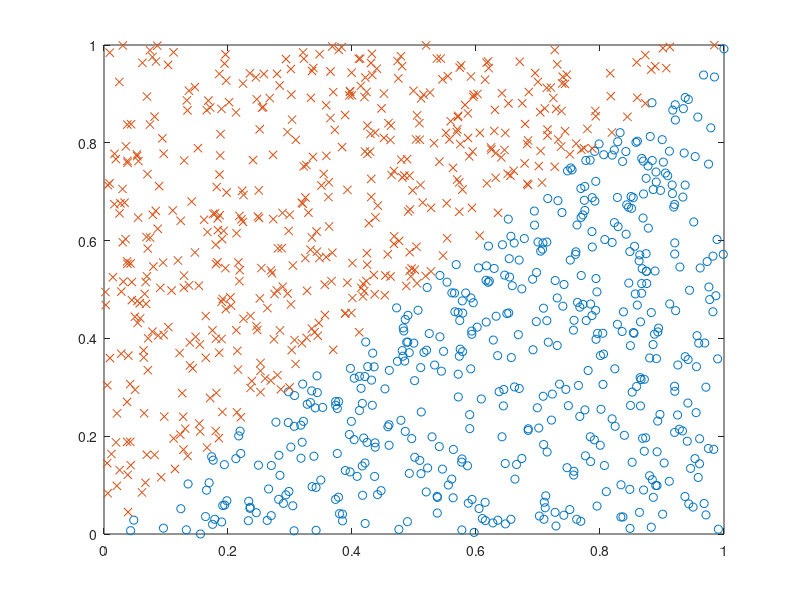

This figure's MATLAB source: (Note: this script raises an error after producing the figure.)
clear
clc
close all
%% prepare data
N_train = 1000;
N_test = 100;
train_X = single(rand(1,1,2,N_train)); 
train_Y = squeeze(single(train_X(:,:,2,:)>train_X(:,:,1,:)))'+1;

test_X = single(rand(1,1,2,N_test));
test_Y = squeeze(single(test_X(:,:,2,:)>test_X(:,:,1,:))+1)';

plot(squeeze(train_X(1,1,1,train_Y==1)),squeeze(train_X(1,1,2,train_Y==1)),'o')
hold on
plot(squeeze(train_X(1,1,1,train_Y==2)),squeeze(train_X(1,1,2,train_Y==2)),'x')
%% training parameter
lr = 0.001;
alpha=0.01;

%% network design
net.layers{1} = struct(...
    'name', 'conv1', ...
    'type', 'conv', ...
    'weights', {{0.05*randn(1,1,2,4,'single'), 0.05*randn(4,1,'single')}}, ...
    'pad', 0, ...
    'stride', 1) ;
net.layers{end+1} = struct(...
    'name', 'relu1', ...
    'type', 'relu') ;

net.layers{end+1} = struct(...
    'name', 'conv2', ...
    'type', 'conv', ...
    'weights', {{0.01*randn(1,1,4,2,'single'), 0.05*randn(2,1,'single')}}, ...
    'pad', 0, ...
    'stride', 1) ;
net.layers{end+1} = struct('type', 'loss','class',train_Y);
net = vl_simplenn_tidy(net); % necessary end

% training
for i_epoch = 1:1000
    % assign X and Y to network
       net.layers{end}.class=train_Y; 
    res = vl_simplenn(net, train_X,1); %res contains all backprop information, including loss, gradient
    % get the accuracy of this batch
    answ = squeeze(res(end-1).x);
    [argvalue, ansid] = max(answ);
    acc = mean(ansid==train_Y);
    
    % update parameters using sgd, scan all layers, update weight according
    % to back prop information
    for  i_lay = 1:length(net.layers)
        layer = net.layers{i_lay};
        try n_w=length(layer.weights);
        catch  continue
        end
        if isempty(res(i_lay).dzdw)||n_w==0
            continue
        end
        for i_w=1:n_w
            w = layer.weights{i_w};% get w
            grad = res(i_lay).dzdw{i_w}; % get gradient
            w = w-lr*grad-alpha*lr*w; % updade 
            net.layers{i_lay}.weights{i_w} = w; % assign back
        end
    end
        net.layers{end}.class=test_Y;
        res = vl_simplenn(net, test_X,1); %res contains all backprop information, including loss, gradient
    answ = squeeze(res(end-1).x);
    [argvalue, ansid] = max(answ);
    acc = mean(ansid==test_Y);

    disp( sprintf( 'Epoch %d,  Acc %.4f, Loss %.4f', i_epoch,acc,res(end).x/N_train ) )
    
end
